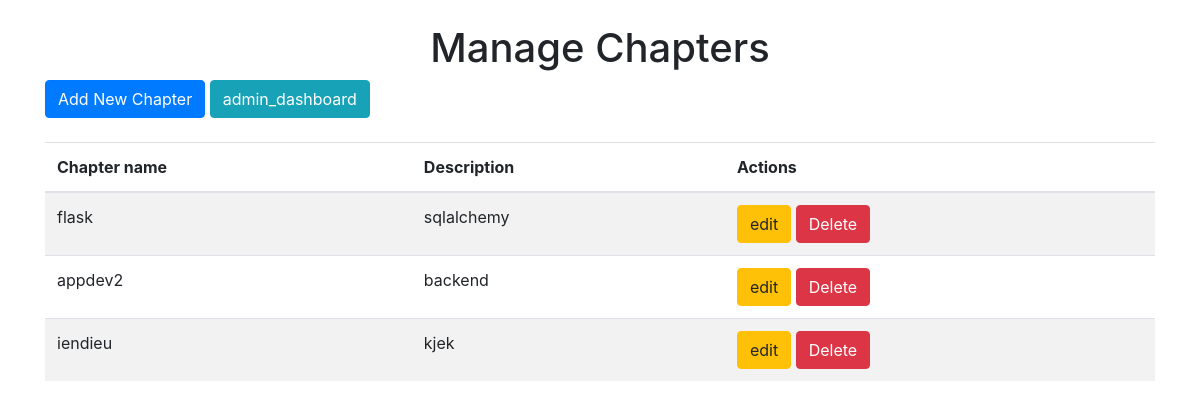
Screenshot of /manage_chapters with the database file from the repository.
### backend/models.py (models this page shows)
class Chapter(db.Model):
    __tablename__ = 'chapter'
    id = db.Column(db.Integer, primary_key=True)
    name = db.Column(db.String(100), nullable=False)
    description = db.Column(db.String(255), nullable=False)
    subject_id = db.Column(db.Integer, db.ForeignKey('subject.id'), nullable=False)
    quizzes = db.relationship('Quiz', backref='chapter', cascade='all, delete', lazy=True)

### backend/controller.py (the view)
@app.route('/manage_chapters')
def manage_chapters():
    chapters = Chapter.query.all()
    return render_template('manage_chapters.html', chapters=chapters)

### templates/manage_chapters.html (shortened to what this page needs)
<!DOCTYPE html>
<html lang="en">
<head>
    <link rel="stylesheet" href="https://stackpath.bootstrapcdn.com/bootstrap/4.5.2/css/bootstrap.min.css">
</head>
<body>
    <div class="container mt-4">
        <h1 class="text-center">Manage Chapters</h1>
        <a href="{{ url_for('add_chapter') }}" class="btn btn-primary mb-4">Add New Chapter</a>
        <a  href="{{url_for('admin_dashboard',username='rishav')}}" class="btn btn-info mb-4">admin_dashboard</a>
        <table class="table table-striped">
            <thead>
                <tr>
                    <th>Chapter name</th>
                    <th>Description</th>
                    <th>Actions</th>
                </tr>
            </thead>
            <tbody>
                {% for chapter in chapters %}
                <tr>
                    <td>{{ chapter.name }}</td>
                    <td>{{ chapter.description }}</td>
                    <td>
                        <a href="/edit_chapter/{{chapter.id}}" class="btn btn-warning ">edit</a>
                        <a href="/delete_chapter/{{chapter.id}}" class="btn btn-danger">Delete</a>
                    </td>
                </tr>
                {% endfor %}
            </tbody>
        </table>
    </div>
</body>
</html>

### rows the page displays
Chapter: name "flask", description "sqlalchemy"
Chapter: name "appdev2", description "backend"
Chapter: name "iendieu", description "kjek"
